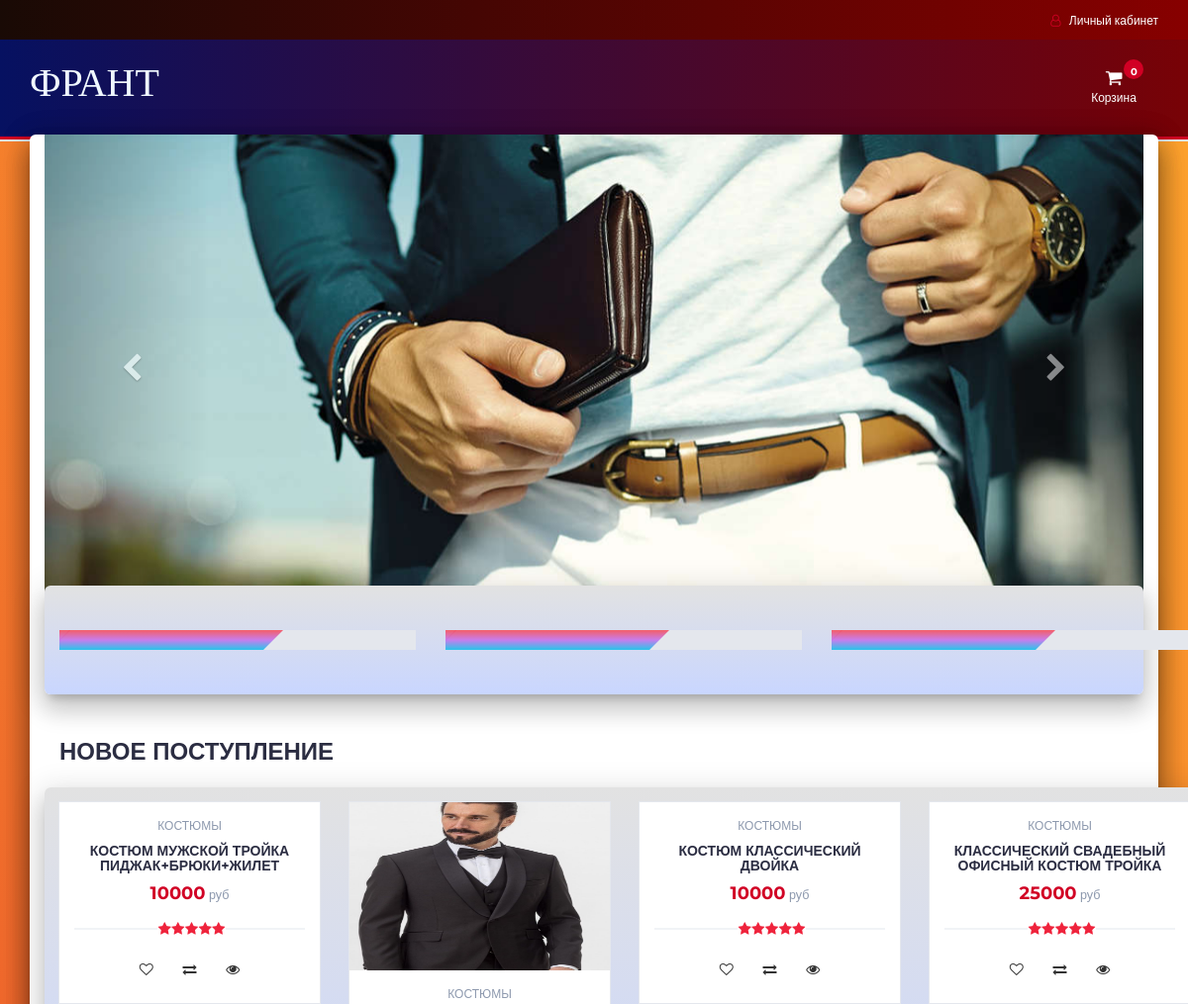
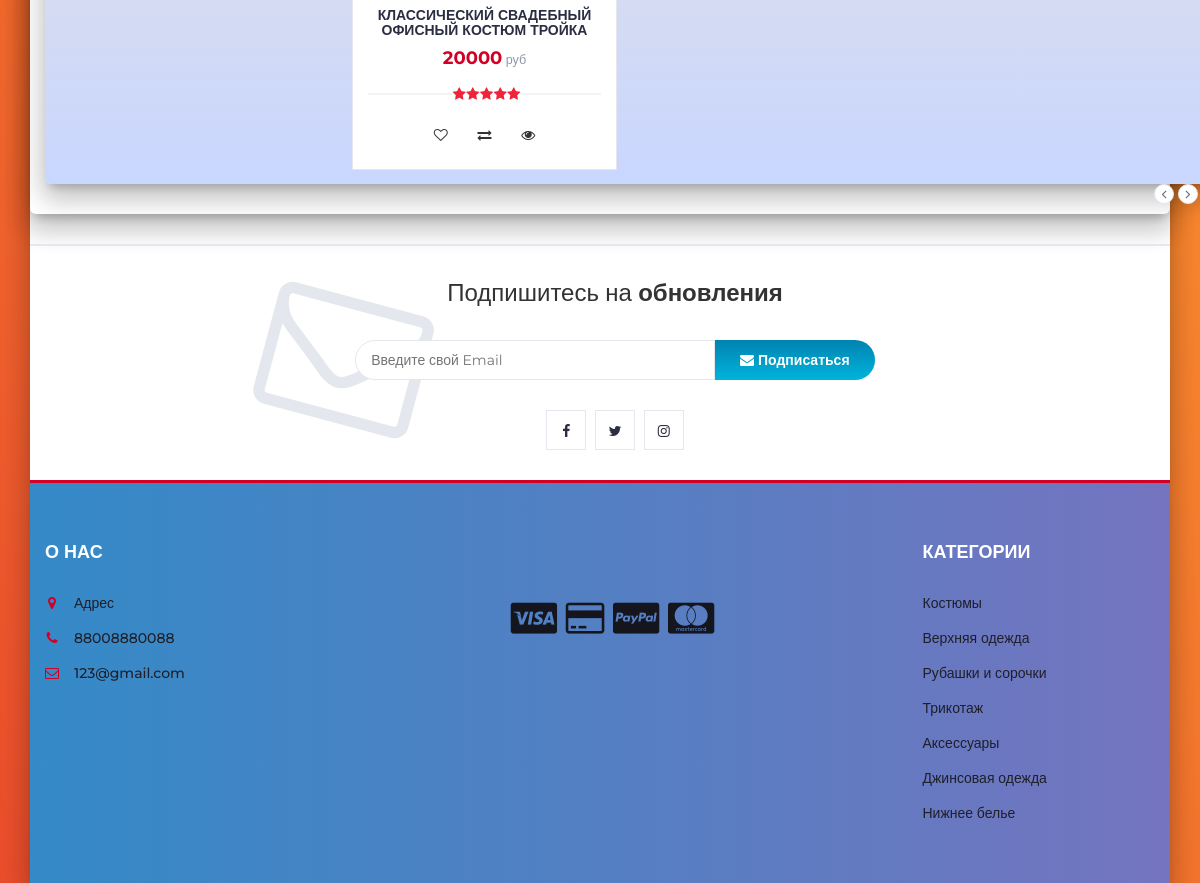
The page / on the database its author committed (2 pictures, top to bottom).
### tables this page shows
CREATE TABLE `products` (
  `product_id` int(100) NOT NULL,
  `product_cat` int(100) NOT NULL,
  `product_brand` int(100) NOT NULL,
  `product_title` varchar(255) NOT NULL,
  `product_price` int(100) NOT NULL,
  `product_desc` text NOT NULL,
  `product_image` text NOT NULL,
  `product_keywords` text NOT NULL,
  `product_description` varchar(1000) NOT NULL,
  `product_details` varchar(500) NOT NULL
);

CREATE TABLE `categories` (
  `cat_id` int(100) NOT NULL,
  `cat_title` text NOT NULL
);

### index.php (called while the page is built)
<?php
include "header.php";
include "body.php";
include "newslettter.php";
include "footer.php";
?>

### body.php (the view, shortened to what this page needs)
   <div class="main main-raised">
        <div class="container mainn-raised" style="width:100%;">
  <div id="myCarousel" class="carousel slide" data-ride="carousel">
    <div class="carousel-inner">
      <div class="item active">
        <img src="img/banner3.jpg" alt="banner3" style="width:100%;">
      </div>
    <a class="left carousel-control _26sdfg" href="#myCarousel" data-slide="prev">
      <span class="glyphicon glyphicon-chevron-left"></span>
    </a>
    <a class="right carousel-control _26sdfg" href="#myCarousel" data-slide="next">
      <span class="glyphicon glyphicon-chevron-right"></span>
    </a>
  </div>
</div>
		<div class="section mainn mainn-raised">
			<div class="container">
				<div class="row">
					<div class="col-md-4 col-xs-6">
						<a href="product.php?p=1"><div class="shop">
							<div class="shop-img">
							</div>
							<div class="shop-body">
							</div>
						</div></a>
					</div>
					<div class="col-md-4 col-xs-6">
						<a href="product.php?p=10"><div class="shop">
							<div class="shop-img">
							</div>
							<div class="shop-body">
							</div>
						</div></a>
					</div>
					<div class="col-md-4 col-xs-6">
						<a href="product.php?p=79"><div class="shop">
							<div class="shop-img">
							</div>
							<div class="shop-body">
							</div>
                            </div></a>
					</div>
				</div>
			</div>
		</div>
		<div class="section">
			<div class="container">
				<div class="row">
					<div class="col-md-12">
						<div class="section-title">
							<h3 class="title">Новое поступление</h3>
						</div>
					</div>
					<div class="col-md-12 mainn mainn-raised">
						<div class="row">
							<div class="products-tabs">
								<div id="tab1" class="tab-pane active">
									<div class="products-slick" data-nav="#slick-nav-1" >
									<?php
                    include 'db.php';
					$product_query = "SELECT * FROM products,categories WHERE product_cat=cat_id AND product_id BETWEEN 1 AND 5";
                $run_query = mysqli_query($con,$product_query);
                if(mysqli_num_rows($run_query) > 0){
                    while($row = mysqli_fetch_array($run_query)){
                        $pro_id    = $row['product_id'];
                        $pro_title = $row['product_title'];
                        $pro_price = $row['product_price'];
                        $pro_image = $row['product_image'];
                        $cat_name = $row["cat_title"];
                        echo "
								<div class='product'>
									<a href='product.php?p=$pro_id'><div class='product-img'>
										<img src='product_images/$pro_image' style='max-height: 170px;' alt=''>
									</div></a>
									<div class='product-body'>
										<p class='product-category'>$cat_name</p>
										<h3 class='product-name header-cart-item-name'><a href='product.php?p=$pro_id'>$pro_title</a></h3>
										<h4 class='product-price header-cart-item-info'>$pro_price<a class='product-old-price'> руб</a></h4>
										<div class='product-rating'>
											<i class='fa fa-star'></i>
											<i class='fa fa-star'></i>
											<i class='fa fa-star'></i>
											<i class='fa fa-star'></i>
											<i class='fa fa-star'></i>
										</div>
										<div class='product-btns'>
											<button class='add-to-wishlist'><i class='fa fa-heart-o'></i><span class='tooltipp'>в список желаемого</span></button>
											<button class='add-to-compare'><i class='fa fa-exchange'></i><span class='tooltipp'>сравнить</span></button>
											<button class='quick-view'><i class='fa fa-eye'></i><span class='tooltipp'>быстрый просмотр</span></button>
										</div>
									</div>
									<div class='add-to-cart'>
										<button pid='$pro_id' id='product' class='add-to-cart-btn block2-btn-towishlist' href='#'><i class='fa fa-shopping-cart'></i> в корзину</button>
									</div>
								</div>
			";
		}
}
?>
									</div>
									<div id="slick-nav-1" class="products-slick-nav"></div>
								</div>
							</div>
						</div>
					</div>
				</div>
			</div>
		</div>
</div>

### header.php (shortened to what this page needs)
<!DOCTYPE html>
<html lang="en">
	<head>
		<link type="text/css" rel="stylesheet" href="css/bootstrap.min.css"/>
		<link type="text/css" rel="stylesheet" href="css/slick.css"/>
		<link type="text/css" rel="stylesheet" href="css/slick-theme.css"/>
		<link type="text/css" rel="stylesheet" href="css/nouislider.min.css"/>
		<link rel="stylesheet" href="css/font-awesome.min.css">
		<link type="text/css" rel="stylesheet" href="css/style.css"/>
		<link type="text/css" rel="stylesheet" href="css/accountbtn.css"/>
    </head>
	<body>
		<header>
			<div id="top-header">
				<div class="container">
					<ul class="header-links pull-right">
						<li><?php
                             include "db.php";
                            if(isset($_SESSION["uid"])){
                                $sql = "SELECT first_name FROM user_info WHERE user_id='$_SESSION[uid]'";
                                $query = mysqli_query($con,$sql);
                                $row=mysqli_fetch_array($query);
                                echo '
                               <div class="dropdownn">
                                  <a href="#" class="dropdownn" data-toggle="modal" data-target="#myModal" ><i class="fa fa-user-o"></i> Здравствуйте, '.$row["first_name"].'</a>
                                  <div class="dropdownn-content">
                                    <a href="" data-toggle="modal" data-target="#profile"><i class="fa fa-user-circle" aria-hidden="true" ></i>Мой профиль</a>
                                    <a href="logout.php"  ><i class="fa fa-sign-in" aria-hidden="true"></i>Выйти</a>
                                  </div>
                                </div>';
                            }else{
                                echo '
                                <div class="dropdownn">
                                  <a href="#" class="dropdownn" data-toggle="modal" data-target="#myModal" ><i class="fa fa-user-o"></i> Личный кабинет</a>
                                  <div class="dropdownn-content">
                                    <a href="" data-toggle="modal" data-target="#Modal_login"><i class="fa fa-sign-in" aria-hidden="true" ></i>Войти</a>
                                    <a href="" data-toggle="modal" data-target="#Modal_register"><i class="fa fa-user-plus" aria-hidden="true"></i>Регистрация</a>
                                  </div>
                                </div>';
                            }
                                             ?>
                                </li>
					</ul>
				</div>
			</div>
			<div id="header">
				<div class="container">
					<div class="row">
						<div class="col-md-3">
							<div class="header-logo">
								<a href="#" class="logo">
								<font style="font-style:normal; font-size: 40px;color: aliceblue;font-family: serif">
                                        ФРАНТ
                                    </font>
								</a>
							</div>
						</div>
						<div class="col-md-9 clearfix" width:25% >
							<div class="header-ctn" width:25%>
								<div class="dropdown">
									<a class="dropdown-toggle" data-toggle="dropdown" aria-expanded="true">
										<i class="fa fa-shopping-cart"></i>
										<span>Корзина</span>
										<div class="badge qty">0</div>
									</a>
									</div>
							</div>
						</div>
					</div>
				</div>
			</div>
		</header>

### newslettter.php (shortened to what this page needs)
      <div id="newsletter" class="section">
	<div class="container">
		<div class="row">
			<div class="col-md-12">
				<div class="newsletter">
					<p>Подпишитесь на <strong>обновления</strong></p>
					<form id="offer_form" onsubmit="return false">
						<input class="input" type="email" id="email" name="email" placeholder="Введите свой Email">
						<button class="newsletter-btn" value="Sign Up" name="signup_button" type="submit"><i class="fa fa-envelope"></i> Подписаться</button>
					</form>
					<ul class="newsletter-follow">
						<li>
							<a href="#"><i class="fa fa-facebook"></i></a>
						</li>
						<li>
							<a href="#"><i class="fa fa-twitter"></i></a>
						</li>
						<li>
							<a href="#"><i class="fa fa-instagram"></i></a>
						</li>
					</ul>
				</div>
			</div>
		</div>
	</div>
</div>

### footer.php (shortened to what this page needs)
<footer id="footer">
			<div class="section">
				<div class="container">
					<div class="row">
						<div class="col-md-3 col-xs-6">
							<div class="footer">
								<h3 class="footer-title">О нас</h3>
								<ul class="footer-links">
									<li><a href="#"><i class="fa fa-map-marker"></i>Адрес</a></li>
									<li><a href="#"><i class="fa fa-phone"></i>88008880088</a></li>
									<li><a href="#"><i class="fa fa-envelope-o"></i>123@gmail.com</a></li>
								</ul>
							</div>
						</div>
						<div class="col-md-6 text-center" style="margin-top:80px;">
							<ul class="footer-payments">
								<li><a href="#"><i class="fa fa-cc-visa"></i></a></li>
								<li><a href="#"><i class="fa fa-credit-card"></i></a></li>
								<li><a href="#"><i class="fa fa-cc-paypal"></i></a></li>
								<li><a href="#"><i class="fa fa-cc-mastercard"></i></a></li>
							</ul>
						</div>
						<div class="col-md-3 col-xs-6">
							<div class="footer">
								<h3 class="footer-title">Категории</h3>
								<ul class="footer-links">
									<li><a href="#">Костюмы</a></li>
									<li><a href="#">Верхняя одежда</a></li>
									<li><a href="#">Рубашки и сорочки</a></li>
									<li><a href="#">Трикотаж</a></li>
									<li><a href="#">Аксессуары</a></li>
									<li><a href="#">Джинсовая одежда</a></li>
									<li><a href="#">Нижнее белье</a></li>
								</ul>
							</div>
						</div>
					</div>
				</div>
			</div>
		</footer>

### css/accountbtn.css (style rules this page uses)
.dropdownn { position: relative; display: inline-block; }

### header.php (style rules this page uses)
#header { background: #780206; background: -webkit-linear-gradient(to right, #061161, #780206); background: linear-gradient(to right, #061161, #780206); }
#top-header { background: #870000; background: -webkit-linear-gradient(to right, #190A05, #870000); background: linear-gradient(to right, #190A05, #870000); }
#footer { background: #7474BF; background: -webkit-linear-gradient(to right, #348AC7, #7474BF); background: linear-gradient(to right, #348AC7, #7474BF); color: #1E1F29; }
.footer-links li a { color: #1E1F29; }
.mainn-raised { margin: -7px 0px 0px; border-radius: 6px; box-shadow: 0 16px 24px 2px rgba(0, 0, 0, 0.14), 0 6px 30px 5px rgba(0, 0, 0, 0.12), 0 8px 10px -5px rgba(0, 0, 0, 0.2); }
.glyphicon { display: inline-block; font: normal normal normal 14px/1 FontAwesome; font-size: inherit; text-rendering: auto; -webkit-font-smoothing: antialiased; -moz-osx-font-smoothing: grayscale; }
.glyphicon-chevron-left:before { content:"\f053" }
.glyphicon-chevron-right:before { content:"\f054" }

### rows shown on the page
products: product_cat.cat_title "КОСТЮМЫ", product_title "КОСТЮМ МУЖСКОЙ ТРОЙКА ПИДЖАК+БРЮКИ+ЖИЛЕТ", product_price "10000"
products: product_image (picture), product_cat.cat_title "КОСТЮМЫ", product_title "КЛАССИЧЕСКИЙ СВАДЕБНЫЙ ОФИСНЫЙ КОСТЮМ ТРОЙКА", product_price "20000"
products: product_cat.cat_title "КОСТЮМЫ", product_title "КОСТЮМ КЛАССИЧЕСКИЙ ДВОЙКА", product_price "10000"
products: product_cat.cat_title "КОСТЮМЫ", product_title "КЛАССИЧЕСКИЙ СВАДЕБНЫЙ ОФИСНЫЙ КОСТЮМ ТРОЙКА", product_price "25000"
